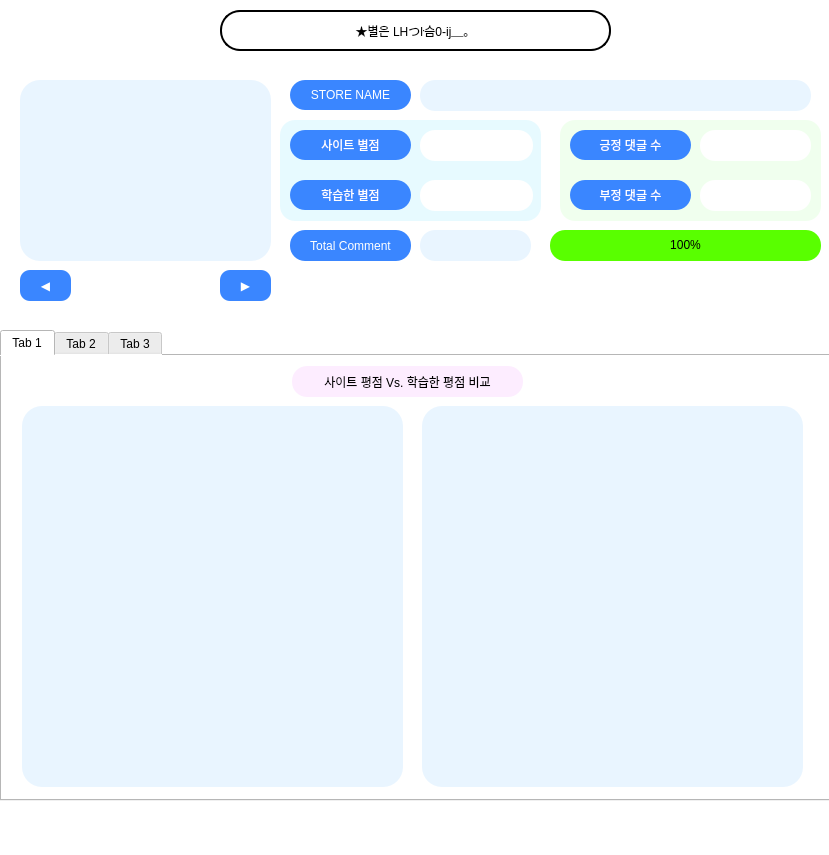
<?xml version="1.0" encoding="UTF-8"?>
<ui version="4.0">
 <class>MainWindow</class>
 <widget class="QMainWindow" name="MainWindow">
  <property name="geometry">
   <rect>
    <x>0</x>
    <y>0</y>
    <width>829</width>
    <height>855</height>
   </rect>
  </property>
  <property name="windowTitle">
   <string>TEAM GP</string>
  </property>
  <property name="styleSheet">
   <string notr="true">background-color:rgb(255, 255, 255);</string>
  </property>
  <widget class="QWidget" name="centralwidget">
   <widget class="QLabel" name="label_2">
    <property name="geometry">
     <rect>
      <x>290</x>
      <y>80</y>
      <width>121</width>
      <height>30</height>
     </rect>
    </property>
    <property name="styleSheet">
     <string notr="true">
font: 10pt &quot;Consolas&quot;;
font: 75 9pt &quot;나눔고딕 ExtraBold&quot;;
color: white;
	background-color: rgb(58, 134, 255);
	border-radius: 15px;</string>
    </property>
    <property name="text">
     <string>STORE NAME</string>
    </property>
    <property name="alignment">
     <set>Qt::AlignCenter</set>
    </property>
   </widget>
   <widget class="QLabel" name="label_4">
    <property name="geometry">
     <rect>
      <x>290</x>
      <y>130</y>
      <width>121</width>
      <height>30</height>
     </rect>
    </property>
    <property name="styleSheet">
     <string notr="true">
font: 10pt &quot;Consolas&quot;;
font: 75 9pt &quot;나눔고딕 ExtraBold&quot;;
color: white;
	background-color: rgb(58, 134, 255);
	border-radius: 15px;</string>
    </property>
    <property name="text">
     <string>사이트 별점</string>
    </property>
    <property name="alignment">
     <set>Qt::AlignCenter</set>
    </property>
   </widget>
   <widget class="QLineEdit" name="Store_Name">
    <property name="geometry">
     <rect>
      <x>420</x>
      <y>80</y>
      <width>391</width>
      <height>31</height>
     </rect>
    </property>
    <property name="styleSheet">
     <string notr="true">border-radius: 15px;
background-color: rgb(233, 245, 255);


font: 10pt &quot;Consolas&quot;;
font: 75 9pt &quot;나눔고딕 ExtraBold&quot;;
color: black;</string>
    </property>
    <property name="text">
     <string/>
    </property>
    <property name="alignment">
     <set>Qt::AlignCenter</set>
    </property>
   </widget>
   <widget class="QLineEdit" name="Star_Total">
    <property name="geometry">
     <rect>
      <x>420</x>
      <y>130</y>
      <width>113</width>
      <height>31</height>
     </rect>
    </property>
    <property name="styleSheet">
     <string notr="true">border-radius: 15px;

font: 10pt &quot;Consolas&quot;;
font: 75 9pt &quot;나눔고딕 ExtraBold&quot;;
color: black;</string>
    </property>
    <property name="text">
     <string/>
    </property>
    <property name="alignment">
     <set>Qt::AlignCenter</set>
    </property>
   </widget>
   <widget class="QGraphicsView" name="graphicsView">
    <property name="geometry">
     <rect>
      <x>20</x>
      <y>80</y>
      <width>251</width>
      <height>181</height>
     </rect>
    </property>
    <property name="styleSheet">
     <string notr="true">border-radius: 20px;
background-color: rgb(233, 245, 255);</string>
    </property>
   </widget>
   <widget class="QLineEdit" name="Review_Count_total">
    <property name="geometry">
     <rect>
      <x>420</x>
      <y>230</y>
      <width>111</width>
      <height>31</height>
     </rect>
    </property>
    <property name="styleSheet">
     <string notr="true">border-radius: 15px;
background-color: rgb(233, 245, 255);


font: 10pt &quot;Consolas&quot;;
font: 75 9pt &quot;나눔고딕 ExtraBold&quot;;
color: black;</string>
    </property>
    <property name="text">
     <string/>
    </property>
    <property name="alignment">
     <set>Qt::AlignCenter</set>
    </property>
   </widget>
   <widget class="QLabel" name="label_5">
    <property name="geometry">
     <rect>
      <x>290</x>
      <y>230</y>
      <width>121</width>
      <height>31</height>
     </rect>
    </property>
    <property name="styleSheet">
     <string notr="true">
font: 10pt &quot;Consolas&quot;;
font: 75 9pt &quot;나눔고딕 ExtraBold&quot;;
color: white;
	background-color: rgb(58, 134, 255);
	border-radius: 15px;</string>
    </property>
    <property name="text">
     <string>Total Comment</string>
    </property>
    <property name="alignment">
     <set>Qt::AlignCenter</set>
    </property>
   </widget>
   <widget class="QLabel" name="label_6">
    <property name="geometry">
     <rect>
      <x>570</x>
      <y>180</y>
      <width>121</width>
      <height>30</height>
     </rect>
    </property>
    <property name="styleSheet">
     <string notr="true">
font: 10pt &quot;Consolas&quot;;
font: 75 9pt &quot;나눔고딕 ExtraBold&quot;;
color: white;
	background-color: rgb(58, 134, 255);
	border-radius: 15px;</string>
    </property>
    <property name="text">
     <string>부정 댓글 수</string>
    </property>
    <property name="alignment">
     <set>Qt::AlignCenter</set>
    </property>
   </widget>
   <widget class="QLineEdit" name="Negative_Review">
    <property name="geometry">
     <rect>
      <x>700</x>
      <y>130</y>
      <width>111</width>
      <height>31</height>
     </rect>
    </property>
    <property name="styleSheet">
     <string notr="true">border-radius: 15px;


font: 10pt &quot;Consolas&quot;;
font: 75 9pt &quot;나눔고딕 ExtraBold&quot;;
color: green;</string>
    </property>
    <property name="text">
     <string/>
    </property>
    <property name="alignment">
     <set>Qt::AlignCenter</set>
    </property>
   </widget>
   <widget class="QLabel" name="label_7">
    <property name="geometry">
     <rect>
      <x>570</x>
      <y>130</y>
      <width>121</width>
      <height>30</height>
     </rect>
    </property>
    <property name="styleSheet">
     <string notr="true">
font: 10pt &quot;Consolas&quot;;
font: 75 9pt &quot;나눔고딕 ExtraBold&quot;;
color: white;
	background-color: rgb(58, 134, 255);
	border-radius: 15px;</string>
    </property>
    <property name="text">
     <string>긍정 댓글 수</string>
    </property>
    <property name="alignment">
     <set>Qt::AlignCenter</set>
    </property>
   </widget>
   <widget class="QLineEdit" name="Positive_Review">
    <property name="geometry">
     <rect>
      <x>700</x>
      <y>180</y>
      <width>111</width>
      <height>31</height>
     </rect>
    </property>
    <property name="styleSheet">
     <string notr="true">border-radius: 15px;

font: 10pt &quot;Consolas&quot;;
font: 75 9pt &quot;나눔고딕 ExtraBold&quot;;
color: red;
</string>
    </property>
    <property name="text">
     <string/>
    </property>
    <property name="alignment">
     <set>Qt::AlignCenter</set>
    </property>
   </widget>
   <widget class="QProgressBar" name="progressBar">
    <property name="geometry">
     <rect>
      <x>550</x>
      <y>230</y>
      <width>271</width>
      <height>31</height>
     </rect>
    </property>
    <property name="styleSheet">
     <string notr="true">font: 75 9pt &quot;나눔고딕 ExtraBold&quot;;
border-radius : 15px;
background-color: rgb(89, 255, 0);</string>
    </property>
    <property name="minimum">
     <number>100</number>
    </property>
    <property name="value">
     <number>100</number>
    </property>
    <property name="alignment">
     <set>Qt::AlignCenter</set>
    </property>
   </widget>
   <widget class="QPushButton" name="pushButton">
    <property name="geometry">
     <rect>
      <x>20</x>
      <y>270</y>
      <width>51</width>
      <height>31</height>
     </rect>
    </property>
    <property name="styleSheet">
     <string notr="true">
font: 10pt &quot;Consolas&quot;;
font: 75 9pt &quot;나눔고딕 ExtraBold&quot;;
color: white;
	background-color: rgb(58, 134, 255);
	border-radius: 10px;</string>
    </property>
    <property name="text">
     <string>◀</string>
    </property>
   </widget>
   <widget class="QPushButton" name="pushButton_2">
    <property name="geometry">
     <rect>
      <x>220</x>
      <y>270</y>
      <width>51</width>
      <height>31</height>
     </rect>
    </property>
    <property name="styleSheet">
     <string notr="true">
font: 10pt &quot;Consolas&quot;;
font: 75 9pt &quot;나눔고딕 ExtraBold&quot;;
color: white;
	background-color: rgb(58, 134, 255);
	border-radius: 10px;</string>
    </property>
    <property name="text">
     <string>▶</string>
    </property>
   </widget>
   <widget class="QTabWidget" name="tabWidget">
    <property name="geometry">
     <rect>
      <x>0</x>
      <y>330</y>
      <width>831</width>
      <height>471</height>
     </rect>
    </property>
    <property name="autoFillBackground">
     <bool>false</bool>
    </property>
    <property name="styleSheet">
     <string notr="true">color: black;

font: 75 9pt &quot;나눔고딕 ExtraBold&quot;;

</string>
    </property>
    <property name="currentIndex">
     <number>0</number>
    </property>
    <widget class="QWidget" name="tab">
     <attribute name="title">
      <string>Tab 1</string>
     </attribute>
     <widget class="QLabel" name="label_11">
      <property name="geometry">
       <rect>
        <x>290</x>
        <y>10</y>
        <width>231</width>
        <height>31</height>
       </rect>
      </property>
      <property name="styleSheet">
       <string notr="true">color: black;

font: 75 9pt &quot;나눔고딕 ExtraBold&quot;;

border-radius: 15px;
background-color: rgb(253, 237, 255);</string>
      </property>
      <property name="text">
       <string>사이트 평점 Vs. 학습한 평점 비교</string>
      </property>
      <property name="alignment">
       <set>Qt::AlignCenter</set>
      </property>
     </widget>
     <widget class="QGraphicsView" name="graphicsView_8">
      <property name="geometry">
       <rect>
        <x>20</x>
        <y>50</y>
        <width>381</width>
        <height>381</height>
       </rect>
      </property>
      <property name="styleSheet">
       <string notr="true">border-radius: 20px;
background-color: rgb(233, 245, 255);</string>
      </property>
     </widget>
     <widget class="QGraphicsView" name="graphicsView_9">
      <property name="geometry">
       <rect>
        <x>420</x>
        <y>50</y>
        <width>381</width>
        <height>381</height>
       </rect>
      </property>
      <property name="styleSheet">
       <string notr="true">border-radius: 20px;
background-color: rgb(233, 245, 255);</string>
      </property>
     </widget>
    </widget>
    <widget class="QWidget" name="tab_2">
     <attribute name="title">
      <string>Tab 2</string>
     </attribute>
     <widget class="QGraphicsView" name="graphicsView_4">
      <property name="geometry">
       <rect>
        <x>20</x>
        <y>50</y>
        <width>381</width>
        <height>381</height>
       </rect>
      </property>
      <property name="styleSheet">
       <string notr="true">border-radius: 20px;
background-color: rgb(233, 245, 255);</string>
      </property>
     </widget>
     <widget class="QLabel" name="label_12">
      <property name="geometry">
       <rect>
        <x>140</x>
        <y>10</y>
        <width>141</width>
        <height>31</height>
       </rect>
      </property>
      <property name="whatsThis">
       <string>&lt;html&gt;&lt;head/&gt;&lt;body&gt;&lt;p&gt;color: black;&lt;/p&gt;&lt;p&gt;&lt;br/&gt;&lt;/p&gt;&lt;p&gt;font: 75 9pt &amp;quot;나눔고딕 ExtraBold&amp;quot;;&lt;/p&gt;&lt;p&gt;&lt;br/&gt;&lt;/p&gt;&lt;/body&gt;&lt;/html&gt;</string>
      </property>
      <property name="styleSheet">
       <string notr="true">color: black;

font: 75 9pt &quot;나눔고딕 ExtraBold&quot;;

border-radius: 15px;
background-color: rgb(253, 237, 255);</string>
      </property>
      <property name="text">
       <string>긍정 WordCloud</string>
      </property>
      <property name="alignment">
       <set>Qt::AlignCenter</set>
      </property>
     </widget>
     <widget class="QGraphicsView" name="graphicsView_5">
      <property name="geometry">
       <rect>
        <x>420</x>
        <y>50</y>
        <width>381</width>
        <height>381</height>
       </rect>
      </property>
      <property name="styleSheet">
       <string notr="true">border-radius: 20px;
background-color: rgb(233, 245, 255);</string>
      </property>
     </widget>
     <widget class="QLabel" name="label_13">
      <property name="geometry">
       <rect>
        <x>540</x>
        <y>10</y>
        <width>141</width>
        <height>31</height>
       </rect>
      </property>
      <property name="whatsThis">
       <string>&lt;html&gt;&lt;head/&gt;&lt;body&gt;&lt;p&gt;color: black;&lt;/p&gt;&lt;p&gt;&lt;br/&gt;&lt;/p&gt;&lt;p&gt;font: 75 9pt &amp;quot;나눔고딕 ExtraBold&amp;quot;;&lt;/p&gt;&lt;p&gt;&lt;br/&gt;&lt;/p&gt;&lt;/body&gt;&lt;/html&gt;</string>
      </property>
      <property name="styleSheet">
       <string notr="true">color: black;

font: 75 9pt &quot;나눔고딕 ExtraBold&quot;;

border-radius: 15px;
background-color: rgb(253, 237, 255);</string>
      </property>
      <property name="text">
       <string>부정 WordCloud</string>
      </property>
      <property name="alignment">
       <set>Qt::AlignCenter</set>
      </property>
     </widget>
    </widget>
    <widget class="QWidget" name="tab_3">
     <attribute name="title">
      <string>Tab 3</string>
     </attribute>
     <widget class="QLabel" name="label_16">
      <property name="geometry">
       <rect>
        <x>140</x>
        <y>10</y>
        <width>141</width>
        <height>31</height>
       </rect>
      </property>
      <property name="whatsThis">
       <string>&lt;html&gt;&lt;head/&gt;&lt;body&gt;&lt;p&gt;color: black;&lt;/p&gt;&lt;p&gt;&lt;br/&gt;&lt;/p&gt;&lt;p&gt;font: 75 9pt &amp;quot;나눔고딕 ExtraBold&amp;quot;;&lt;/p&gt;&lt;p&gt;&lt;br/&gt;&lt;/p&gt;&lt;/body&gt;&lt;/html&gt;</string>
      </property>
      <property name="styleSheet">
       <string notr="true">color: black;

font: 75 9pt &quot;나눔고딕 ExtraBold&quot;;

border-radius: 15px;
background-color: rgb(253, 237, 255);</string>
      </property>
      <property name="text">
       <string>MENU TOP 5</string>
      </property>
      <property name="alignment">
       <set>Qt::AlignCenter</set>
      </property>
     </widget>
     <widget class="QLabel" name="label_17">
      <property name="geometry">
       <rect>
        <x>540</x>
        <y>10</y>
        <width>141</width>
        <height>31</height>
       </rect>
      </property>
      <property name="whatsThis">
       <string>&lt;html&gt;&lt;head/&gt;&lt;body&gt;&lt;p&gt;color: black;&lt;/p&gt;&lt;p&gt;&lt;br/&gt;&lt;/p&gt;&lt;p&gt;font: 75 9pt &amp;quot;나눔고딕 ExtraBold&amp;quot;;&lt;/p&gt;&lt;p&gt;&lt;br/&gt;&lt;/p&gt;&lt;/body&gt;&lt;/html&gt;</string>
      </property>
      <property name="styleSheet">
       <string notr="true">color: black;

font: 75 9pt &quot;나눔고딕 ExtraBold&quot;;

border-radius: 15px;
background-color: rgb(253, 237, 255);</string>
      </property>
      <property name="text">
       <string>항목 별 점수</string>
      </property>
      <property name="alignment">
       <set>Qt::AlignCenter</set>
      </property>
     </widget>
     <widget class="QGraphicsView" name="graphicsView_6">
      <property name="geometry">
       <rect>
        <x>20</x>
        <y>50</y>
        <width>381</width>
        <height>381</height>
       </rect>
      </property>
      <property name="styleSheet">
       <string notr="true">border-radius: 20px;
background-color: rgb(233, 245, 255);</string>
      </property>
     </widget>
     <widget class="QGraphicsView" name="graphicsView_7">
      <property name="geometry">
       <rect>
        <x>420</x>
        <y>50</y>
        <width>381</width>
        <height>381</height>
       </rect>
      </property>
      <property name="styleSheet">
       <string notr="true">border-radius: 20px;
background-color: rgb(233, 245, 255);</string>
      </property>
     </widget>
    </widget>
   </widget>
   <widget class="QLineEdit" name="Star_Total_2">
    <property name="geometry">
     <rect>
      <x>420</x>
      <y>180</y>
      <width>113</width>
      <height>31</height>
     </rect>
    </property>
    <property name="styleSheet">
     <string notr="true">border-radius: 15px;
font: 10pt &quot;Consolas&quot;;
font: 75 9pt &quot;나눔고딕 ExtraBold&quot;;
color: black;</string>
    </property>
    <property name="text">
     <string/>
    </property>
    <property name="alignment">
     <set>Qt::AlignCenter</set>
    </property>
   </widget>
   <widget class="QLabel" name="label_9">
    <property name="geometry">
     <rect>
      <x>290</x>
      <y>180</y>
      <width>121</width>
      <height>30</height>
     </rect>
    </property>
    <property name="styleSheet">
     <string notr="true">
font: 10pt &quot;Consolas&quot;;
font: 75 9pt &quot;나눔고딕 ExtraBold&quot;;
color: white;
	background-color: rgb(58, 134, 255);
	border-radius: 15px;</string>
    </property>
    <property name="text">
     <string>학습한 별점</string>
    </property>
    <property name="alignment">
     <set>Qt::AlignCenter</set>
    </property>
   </widget>
   <widget class="QLabel" name="label_15">
    <property name="geometry">
     <rect>
      <x>220</x>
      <y>10</y>
      <width>391</width>
      <height>41</height>
     </rect>
    </property>
    <property name="styleSheet">
     <string notr="true">font: 75 16pt &quot;나눔고딕 ExtraBold&quot;;
color: rgb(0, 0, 0);
	background-color: white;
	border: 2px solid rgb(0, 0, 0);
	border-radius: 20px;
</string>
    </property>
    <property name="text">
     <string>★별은 LHつŀ슴0-ĳ＿。</string>
    </property>
    <property name="alignment">
     <set>Qt::AlignCenter</set>
    </property>
   </widget>
   <widget class="QFrame" name="frame">
    <property name="geometry">
     <rect>
      <x>280</x>
      <y>120</y>
      <width>261</width>
      <height>101</height>
     </rect>
    </property>
    <property name="styleSheet">
     <string notr="true">border-radius: 15px;
background-color: rgb(231, 250, 255);
</string>
    </property>
    <property name="frameShape">
     <enum>QFrame::StyledPanel</enum>
    </property>
    <property name="frameShadow">
     <enum>QFrame::Raised</enum>
    </property>
   </widget>
   <widget class="QFrame" name="frame_2">
    <property name="geometry">
     <rect>
      <x>560</x>
      <y>120</y>
      <width>261</width>
      <height>101</height>
     </rect>
    </property>
    <property name="styleSheet">
     <string notr="true">background-color: rgb(240, 255, 238);
border-radius:15px;</string>
    </property>
    <property name="frameShape">
     <enum>QFrame::StyledPanel</enum>
    </property>
    <property name="frameShadow">
     <enum>QFrame::Raised</enum>
    </property>
   </widget>
   <zorder>frame_2</zorder>
   <zorder>frame</zorder>
   <zorder>label_2</zorder>
   <zorder>label_4</zorder>
   <zorder>Store_Name</zorder>
   <zorder>Star_Total</zorder>
   <zorder>graphicsView</zorder>
   <zorder>Review_Count_total</zorder>
   <zorder>label_5</zorder>
   <zorder>label_6</zorder>
   <zorder>Negative_Review</zorder>
   <zorder>label_7</zorder>
   <zorder>Positive_Review</zorder>
   <zorder>progressBar</zorder>
   <zorder>pushButton_2</zorder>
   <zorder>tabWidget</zorder>
   <zorder>Star_Total_2</zorder>
   <zorder>label_9</zorder>
   <zorder>label_15</zorder>
   <zorder>pushButton</zorder>
  </widget>
  <widget class="QMenuBar" name="menubar">
   <property name="geometry">
    <rect>
     <x>0</x>
     <y>0</y>
     <width>829</width>
     <height>26</height>
    </rect>
   </property>
  </widget>
  <widget class="QStatusBar" name="statusbar"/>
  <action name="actionshow">
   <property name="text">
    <string>show</string>
   </property>
  </action>
 </widget>
 <resources/>
 <connections/>
 <slots>
  <slot>start()</slot>
 </slots>
</ui>
